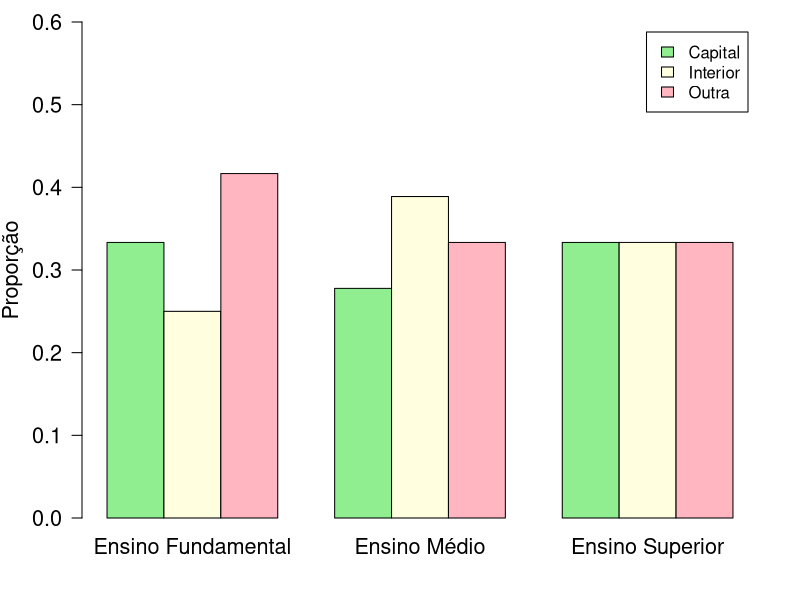
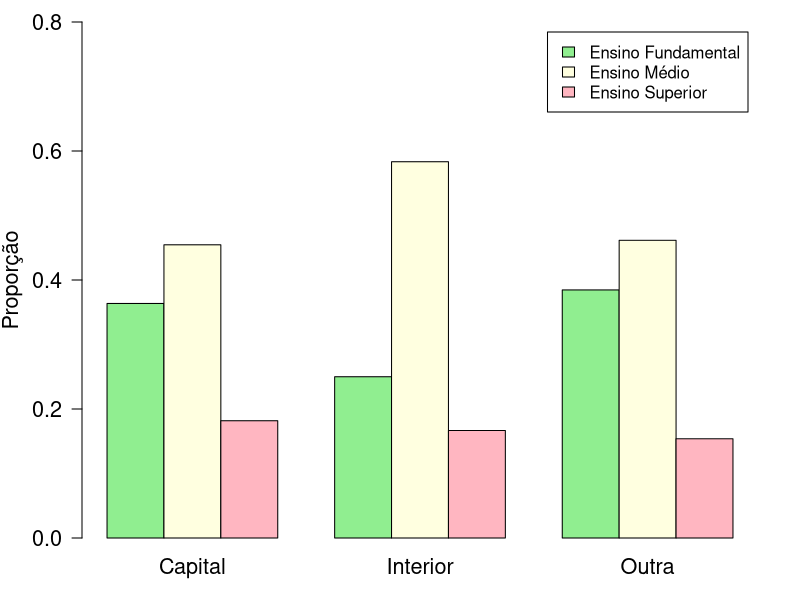
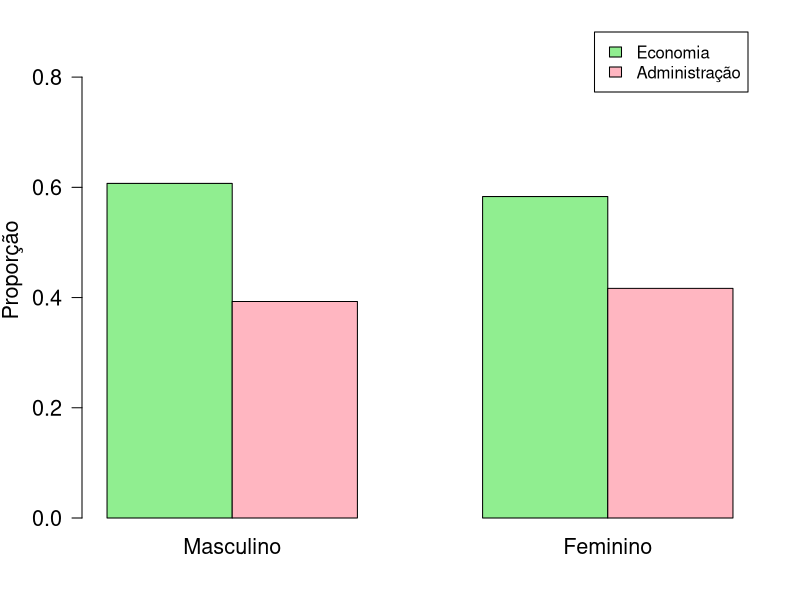
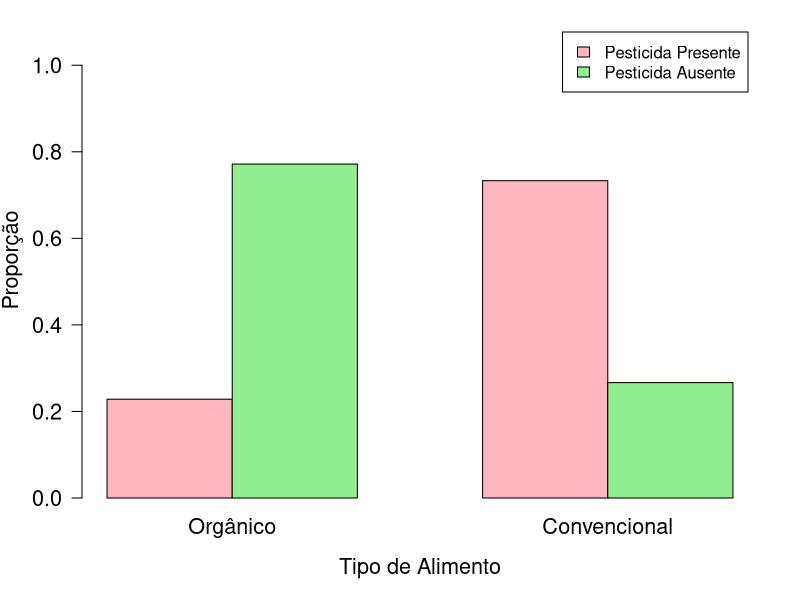
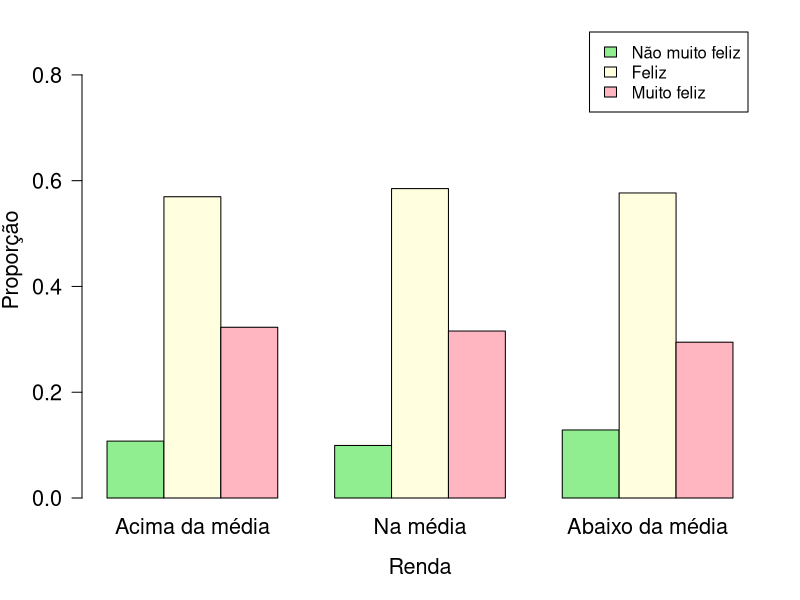
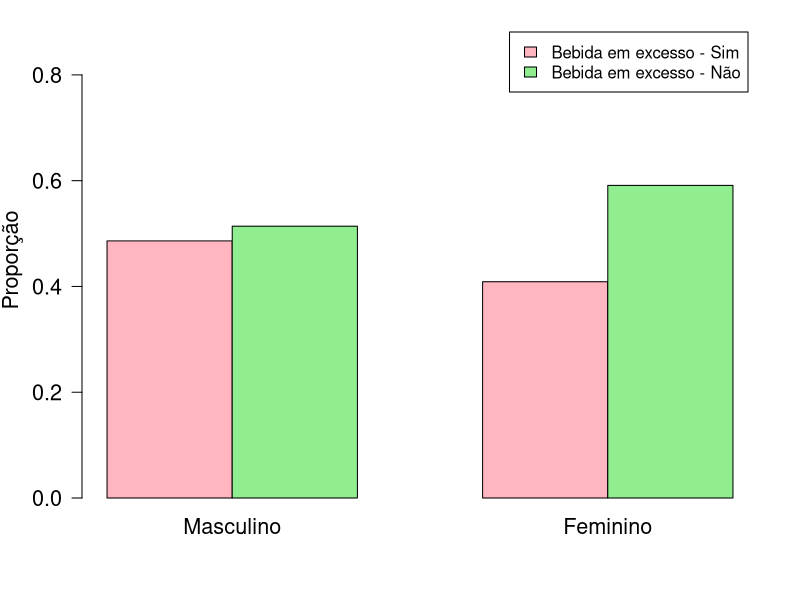
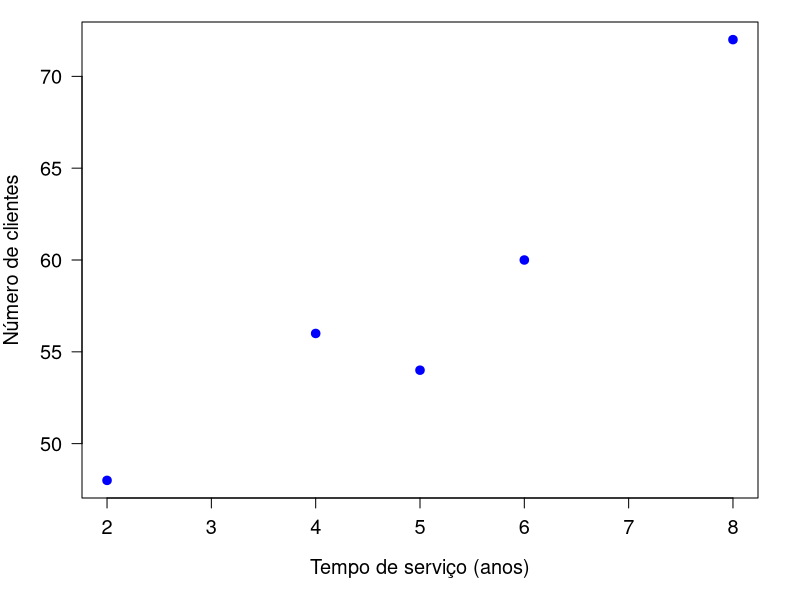
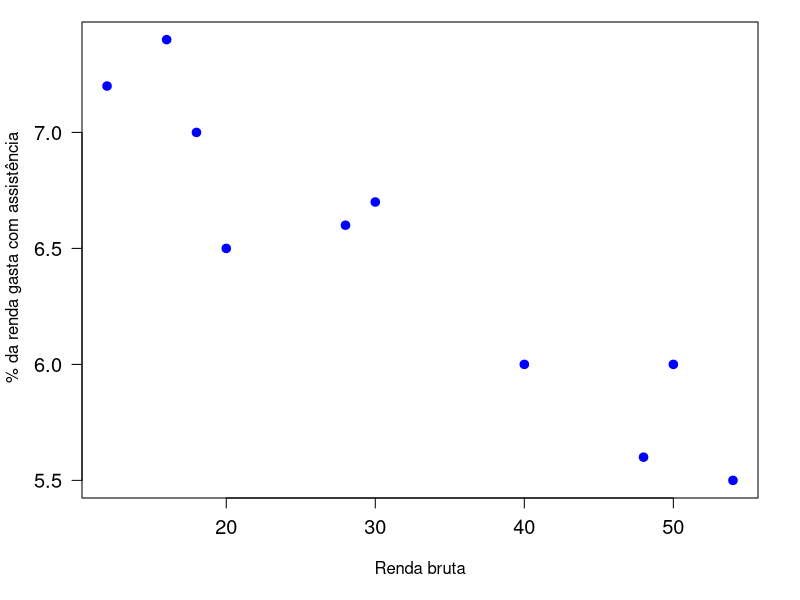

The R source for these figures, in order:
## ---- chunk 1
x <- matrix(c(4, 5, 2, 3, 7, 2, 5, 6, 2), nrow=3, byrow=TRUE)
rownames(x) <- c("Capital","Interior", "Outra")
colnames(x) <- c("Ensino Fundamental", "Ensino Médio", "Ensino Superior")

y <- rbind(x, c(12, 18, 6))
y <- cbind(y, c(11, 12, 13, 36))
rownames(y) <- c("Capital", "Interior", "Outra", "Total")
colnames(y) <- c("Ensino Fundamental", "Ensino Médio", "Ensino Superior", "Total")
#library(printr)
library(knitr)
kable(y)
## ---- chunk 2
kable(addmargins(prop.table(x)), digits=3)
## ---- chunk 3
kable(addmargins(prop.table(x, 2), 1), digits=3)
## ---- chunk 4
par(mar=c(4.1, 4.1, 1.1, 2.1))
barplot(prop.table(x, 2), xlab=" ", ylab="Proporção", main=" ",
        beside=TRUE, legend.text=TRUE, ylim=c(0, .6), 
        col=c("lightgreen", "lightyellow", "lightpink"), cex.axis=1.3,
        cex.lab=1.3, cex=1.3, las=1) 
## ---- chunk 5
kable(addmargins(prop.table(x, 1), 2), digits=3)
## ---- chunk 6
par(mar=c(3.1, 4.1, 1.1, 2.1))
barplot(t(prop.table(x, 1)), xlab=" ", ylab="Proporção", main=" ",
        beside=TRUE, legend.text=TRUE, ylim=c(0, .8), 
        col=c("lightgreen", "lightyellow", "lightpink"), cex.axis=1.3,
        cex.lab=1.3, cex=1.3, las=1) 
## ---- chunk 7
x <- matrix(c(85, 35, 55, 25), nrow=2, byrow=TRUE)
rownames(x) <- c("Economia", "Administração")
colnames(x) <- c("Masculino", "Feminino")
 
y <- rbind(x, c(85 + 55, 35 + 25))
y <- cbind(y, c(85 + 35, 55 + 25, sum(x)))
rownames(y) <- c("Economia", "Administração", "Total")
colnames(y) <- c("Masculino", "Feminino", "Total")
kable(y)
## ---- chunk 8
y2 <- addmargins(round(prop.table(y[-3,], 2), 2), 1)
rownames(y2) <- c("Economia", "Administração", "Total")
kable(y2)
## ---- chunk 9
par(mar=c(4.1, 4.1, 1.1, 2.1))
barplot(prop.table(x, 2), xlab=" ", ylab="Proporção", main=" ", beside=TRUE,
        legend.text=TRUE, ylim=c(0, 0.9), col=c("lightgreen", "lightpink"),
        cex.axis=1.3, cex.lab=1.3, cex=1.3, las=1) 
## ---- chunk 10
# A tabela a seguir apresenta a distribuição conjunta das frequências do tipo de alimento e presença de pesticida.
x <- matrix(c(29, 98, 19485, 7086), nrow=2, byrow=TRUE)
 rownames(x) <- c("Orgânico", "Convencional")
 colnames(x) <- c("Pesticida Presente", "Pesticida Ausente") 

y <- rbind(x, c(29 + 19485, 98 + 7086))
y <- cbind(y, c(29 + 98, 19485 + 7086, sum(x)))
rownames(y) <- c("Orgânico", "Convencional", "Total")
colnames(y) <- c("Pesticida Presente", "Pesticida Ausente", "Total")
kable(y)
## ---- chunk 11
a <- addmargins(round(prop.table(x, 1), 2), 2)
#kable(a)
## ---- chunk 12
par(mar=c(5.1, 4.1, 1.1, 2.1))
barplot(t(prop.table(x, 1)), xlab="Tipo de Alimento", 
        ylab="Proporção", main=" ", beside=TRUE, legend.text=TRUE,
        ylim=c(0, 1.1), col=c("lightpink","lightgreen"), cex.axis=1.3,
        cex.lab=1.3, cex=1.3, las=1)
## ---- chunk 13
x <- matrix(c(17, 90, 51, 45, 265, 143, 31, 139, 71), nrow=3, byrow=TRUE)
rownames(x) <- c("Acima da média", "Na média", "Abaixo da média")
colnames(x) <- c("Não muito feliz", "Feliz", "Muito feliz")

y <- rbind(x, colSums(x))
y <- cbind(y, as.vector(rowSums(y)))
rownames(y) <- c("Acima da média", "Na média", "Abaixo da média", "Total")
colnames(y) <- c("Não muito feliz", "Feliz", "Muito feliz", "Total")
#kable(y)
## ---- chunk 14
kable(y)
## ---- chunk 15
a <- addmargins(round(prop.table(x, 1), 2), 2)
kable(a)
## ---- chunk 16
par(mar=c(5.1, 4.1, 1.1, 2.1))
barplot(t(prop.table(x, 1)), xlab="Renda", ylab="Proporção", main=" ",
        beside=TRUE, legend.text=TRUE, ylim=c(0, .9), 
        col=c("lightgreen", "lightyellow", "lightpink"), cex.axis=1.3, 
        cex.lab=1.3, cex=1.3, las=1) 
## ---- chunk 17
x <- matrix(c(1908, 2017, 2854, 4125), nrow=2, byrow=TRUE)
 rownames(x) <- c("Masculino", "Feminino")
 colnames(x) <- c("Bebida em excesso - Sim", "Bebida em excesso - Não")

y <- rbind(x, colSums(x))
y <- cbind(y, as.vector(rowSums(y)))
rownames(y) <- c("Masculino", "Feminino", "Total")
colnames(y) <- c("Bebida em excesso - Sim", "Bebida em excesso - Não", "Total")
#kable(y)
## ---- chunk 18
a <- addmargins(round(prop.table(x, 1), 2), 2)
kable(a)
## ---- chunk 19
par(mar=c(5.1, 4.1, 1.1, 2.1))
barplot(t(prop.table(x, 1)), xlab="", ylab="Proporção", main=" ",
        beside=TRUE, legend.text=TRUE, ylim=c(0, .9), 
        col=c("lightpink", "lightgreen"), cex.axis=1.3, cex.lab=1.3, 
        cex=1.3, las=1)
## ---- chunk 20
x <- c(2, 4, 5, 6, 8)
y <- c(48, 56, 54, 60, 72)
par(mar=c(5.1, 4.1, 1.1, 2.1))
plot(x=x, y=y, xlab="Tempo de serviço (anos)", ylab="Número de clientes", 
     main=" ", pch=19, cex.axis=1.2, cex.lab=1.2, las=1, col="blue", lwd=2)
## ---- chunk 21
x <- c(12, 16, 18, 20, 28, 30, 40, 48, 50, 54)
y <- c(7.2, 7.4, 7, 6.5, 6.6, 6.7, 6, 5.6, 6, 5.5)

data <- data.frame(Familia=c("A","B","C","D","E","F","G","H","I","J"), X=x, Y=y)

data
## ---- chunk 22
par(mar=c(5.1, 4.1, 1.1, 2.1))
plot(x=x, y=y, xlab="Renda bruta", ylab=" % da renda gasta com assistência",
     main=" ", pch=19, cex.axis=1.2, cex.lab=1, col="blue", lwd=2, las=1)
## ---- chunk 23
fitbit <- read.csv("Fitbit.csv", sep=";")
fitbit <- fitbit[-which(fitbit$steps<300), ] # removendo os dias em que não usou Fitbit
nf <- layout(mat = matrix(c(1, 2), 2, 1, byrow=TRUE),  height=c(1, 2))
par(mar=c(3, 4, .2, .2))
boxplot(fitbit$steps, horizontal=TRUE, outline=TRUE, ylim=c(0, 31000),
        col="lightblue", type=3)
par(mar=c(5, 4, .2, .2))
hist(fitbit$steps, nclass=20, xlab="Número de passos por dia",
     ylab="Frequência", col="lightblue", main="", xlim=c(0, 31000), las=1)
abline(v=mean(fitbit$steps), col="red", lty=2, lwd=2)
## ---- chunk 24
par(mar=c(4.1, 4.1, 0.1, 2.1))
plot(x=fitbit$steps, y=fitbit$minutesVeryActive, xlab="Número de Passos", 
     ylab="Tempo (min) de atividade intensa", col="blue", las=1)
## ---- chunk 25
par(mar=c(5.1, 4.1, 1.1, 2.1))
plot(x=fitbit$steps[fitbit$minutesSedentary > 1000], 
     y <- fitbit$minutesSedentary[fitbit$minutesSedentary > 1000],
     xlab="Número de Passos", ylab="Tempo (min) sedentário", 
     col="blue", cex.lab=1.2, las=1)
## ---- chunk 26
par(mar=c(5.1, 4.1, 1.1, 2.1))
plot(x=fitbit$steps, y=fitbit$distance, xlab="Número de Passos",
     ylab="Distância (km)", cex.lab=1.2, col="blue", las=1)
